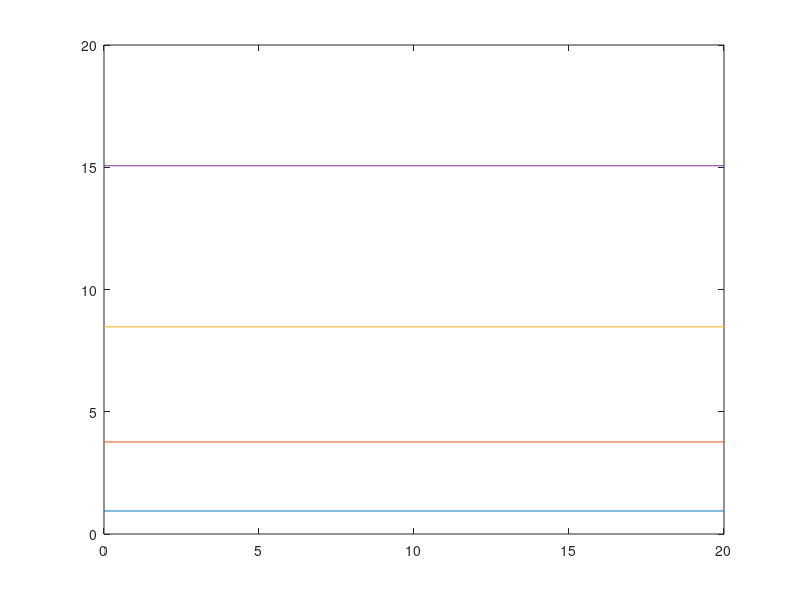

MATLAB code for this plot:
clc, clear, close all
NN = 250;             % Number of points in the problem space.
hbar = 1.054e-34;     % Plank's constant
m0 = 9.1e-31;         % Free space mass of an electron
meff = 1.0;           % Effective mass: Si is 1.08, Ge is 0.067, GaAs is 0.55
melec = meff*m0;      % Mass of an electron
eV2J = 1.6e-19;       % Energy conversion factors
J2eV = 1/eV2J;
Energy = @ (n, L, meff) (hbar * pi * n / (L * 1e-9))^2 / (2 * meff * m0) * J2eV * 1e3;

% Energy levels

meff = 1;



figure
L = 20;
for n = 1:4
    E(n) = Energy(n, L, meff);
end
plot([0 L], [E(1) E(1)],[0 L], [E(2) E(2)],[0 L], [E(3) E(3)],[0 L], [E(4) E(4)]);